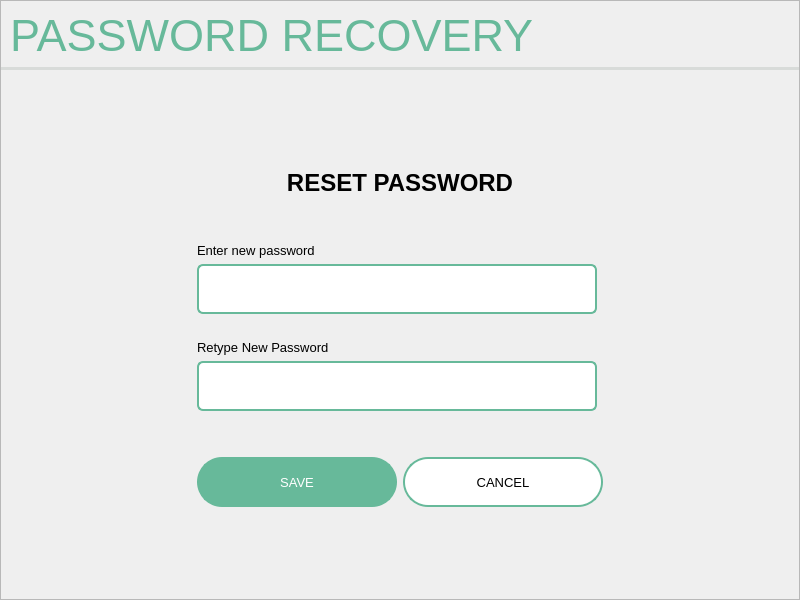
<?xml version="1.0" encoding="UTF-8"?>
<ui version="4.0">
 <class>MainWindow</class>
 <widget class="QMainWindow" name="MainWindow">
  <property name="geometry">
   <rect>
    <x>0</x>
    <y>0</y>
    <width>800</width>
    <height>600</height>
   </rect>
  </property>
  <property name="windowTitle">
   <string>MainWindow</string>
  </property>
  <widget class="QWidget" name="centralwidget">
   <layout class="QHBoxLayout" name="horizontalLayout">
    <property name="leftMargin">
     <number>0</number>
    </property>
    <property name="topMargin">
     <number>0</number>
    </property>
    <property name="rightMargin">
     <number>0</number>
    </property>
    <property name="bottomMargin">
     <number>0</number>
    </property>
    <item>
     <widget class="QFrame" name="frame">
      <property name="frameShape">
       <enum>QFrame::StyledPanel</enum>
      </property>
      <property name="frameShadow">
       <enum>QFrame::Raised</enum>
      </property>
      <layout class="QVBoxLayout" name="verticalLayout_3">
       <property name="spacing">
        <number>7</number>
       </property>
       <property name="leftMargin">
        <number>0</number>
       </property>
       <property name="topMargin">
        <number>0</number>
       </property>
       <property name="rightMargin">
        <number>0</number>
       </property>
       <property name="bottomMargin">
        <number>0</number>
       </property>
       <item>
        <widget class="QWidget" name="header" native="true">
         <property name="styleSheet">
          <string notr="true">QWidget {
    border-bottom: 3px solid #D8DBD9; 
}
</string>
         </property>
         <layout class="QHBoxLayout" name="horizontalLayout_3">
          <item>
           <widget class="QLabel" name="headerLabel">
            <property name="font">
             <font>
              <pointsize>-1</pointsize>
             </font>
            </property>
            <property name="layoutDirection">
             <enum>Qt::LeftToRight</enum>
            </property>
            <property name="styleSheet">
             <string notr="true">QLabel {
    color: #67B99A;
    font-size: 45px;
}</string>
            </property>
            <property name="text">
             <string>PASSWORD RECOVERY</string>
            </property>
            <property name="scaledContents">
             <bool>false</bool>
            </property>
           </widget>
          </item>
         </layout>
        </widget>
       </item>
       <item>
        <spacer name="verticalSpacer_2">
         <property name="orientation">
          <enum>Qt::Vertical</enum>
         </property>
         <property name="sizeHint" stdset="0">
          <size>
           <width>20</width>
           <height>40</height>
          </size>
         </property>
        </spacer>
       </item>
       <item>
        <widget class="QWidget" name="widget" native="true">
         <layout class="QHBoxLayout" name="horizontalLayout_4">
          <item>
           <spacer name="horizontalSpacer_2">
            <property name="orientation">
             <enum>Qt::Horizontal</enum>
            </property>
            <property name="sizeHint" stdset="0">
             <size>
              <width>40</width>
              <height>20</height>
             </size>
            </property>
           </spacer>
          </item>
          <item>
           <widget class="QWidget" name="mainContent" native="true">
            <property name="sizePolicy">
             <sizepolicy hsizetype="Fixed" vsizetype="Fixed">
              <horstretch>0</horstretch>
              <verstretch>0</verstretch>
             </sizepolicy>
            </property>
            <layout class="QVBoxLayout" name="verticalLayout_2">
             <item>
              <widget class="QLabel" name="mainLabel">
               <property name="font">
                <font>
                 <pointsize>18</pointsize>
                 <bold>true</bold>
                </font>
               </property>
               <property name="text">
                <string>RESET PASSWORD</string>
               </property>
               <property name="alignment">
                <set>Qt::AlignCenter</set>
               </property>
              </widget>
             </item>
             <item>
              <spacer name="verticalSpacer_3">
               <property name="orientation">
                <enum>Qt::Vertical</enum>
               </property>
               <property name="sizeHint" stdset="0">
                <size>
                 <width>20</width>
                 <height>40</height>
                </size>
               </property>
              </spacer>
             </item>
             <item>
              <widget class="QLabel" name="pwLabel">
               <property name="font">
                <font>
                 <pointsize>10</pointsize>
                </font>
               </property>
               <property name="text">
                <string>Enter new password</string>
               </property>
              </widget>
             </item>
             <item>
              <widget class="QLineEdit" name="passwordFIELD">
               <property name="minimumSize">
                <size>
                 <width>400</width>
                 <height>50</height>
                </size>
               </property>
               <property name="maximumSize">
                <size>
                 <width>400</width>
                 <height>50</height>
                </size>
               </property>
               <property name="styleSheet">
                <string notr="true">QLineEdit {
    padding: 5px;
    border: 2px solid #67B99A;
    border-radius: 6px;
    background-color: #FFFFFF;
    selection-background-color: darkgray;
}</string>
               </property>
              </widget>
             </item>
             <item>
              <spacer name="verticalSpacer_5">
               <property name="orientation">
                <enum>Qt::Vertical</enum>
               </property>
               <property name="sizeHint" stdset="0">
                <size>
                 <width>20</width>
                 <height>20</height>
                </size>
               </property>
              </spacer>
             </item>
             <item>
              <widget class="QLabel" name="retypeLabel">
               <property name="font">
                <font>
                 <pointsize>10</pointsize>
                </font>
               </property>
               <property name="text">
                <string>Retype New Password</string>
               </property>
              </widget>
             </item>
             <item>
              <widget class="QLineEdit" name="retypeFIELD">
               <property name="minimumSize">
                <size>
                 <width>400</width>
                 <height>50</height>
                </size>
               </property>
               <property name="maximumSize">
                <size>
                 <width>400</width>
                 <height>50</height>
                </size>
               </property>
               <property name="styleSheet">
                <string notr="true">QLineEdit {
    padding: 5px;
    border: 2px solid #67B99A;
    border-radius: 6px;
    background-color: #FFFFFF;
    selection-background-color: darkgray;
}</string>
               </property>
              </widget>
             </item>
             <item>
              <spacer name="verticalSpacer_4">
               <property name="orientation">
                <enum>Qt::Vertical</enum>
               </property>
               <property name="sizeHint" stdset="0">
                <size>
                 <width>20</width>
                 <height>40</height>
                </size>
               </property>
              </spacer>
             </item>
             <item>
              <widget class="QWidget" name="buttonWidget" native="true">
               <layout class="QHBoxLayout" name="horizontalLayout_5">
                <property name="leftMargin">
                 <number>0</number>
                </property>
                <property name="topMargin">
                 <number>0</number>
                </property>
                <property name="rightMargin">
                 <number>0</number>
                </property>
                <property name="bottomMargin">
                 <number>0</number>
                </property>
                <item>
                 <widget class="QPushButton" name="saveBTN">
                  <property name="minimumSize">
                   <size>
                    <width>200</width>
                    <height>50</height>
                   </size>
                  </property>
                  <property name="maximumSize">
                   <size>
                    <width>200</width>
                    <height>50</height>
                   </size>
                  </property>
                  <property name="font">
                   <font>
                    <pointsize>10</pointsize>
                   </font>
                  </property>
                  <property name="styleSheet">
                   <string notr="true">QPushButton {
    background-color: #67B99A;
    color: white;
    border: 2px solid #67B99A;
    padding: 8px 16px;
    border-radius: 25px;
}
QPushButton:hover {
    background-color: #5CAE8B;
    border: 2px solid #5CAE8B;
}
QPushButton:pressed {
    background-color: #4D9C7F;
	border: 2px solid #4D9C7F;
}</string>
                  </property>
                  <property name="text">
                   <string>SAVE</string>
                  </property>
                 </widget>
                </item>
                <item>
                 <widget class="QPushButton" name="backBTN">
                  <property name="sizePolicy">
                   <sizepolicy hsizetype="Fixed" vsizetype="Fixed">
                    <horstretch>0</horstretch>
                    <verstretch>0</verstretch>
                   </sizepolicy>
                  </property>
                  <property name="minimumSize">
                   <size>
                    <width>200</width>
                    <height>50</height>
                   </size>
                  </property>
                  <property name="maximumSize">
                   <size>
                    <width>200</width>
                    <height>50</height>
                   </size>
                  </property>
                  <property name="font">
                   <font>
                    <pointsize>10</pointsize>
                   </font>
                  </property>
                  <property name="styleSheet">
                   <string notr="true">QPushButton {
    background-color: white;
    border: 2px solid #67B99A;
    color: black;
    padding: 8px 16px;
    border-radius: 25px;
}

QPushButton:hover {
    border: 2px solid #4D926D;
}

QPushButton:pressed {
	background-color: #F0F0F0;
	border: 2px solid #265C42;
}</string>
                  </property>
                  <property name="text">
                   <string>CANCEL</string>
                  </property>
                 </widget>
                </item>
               </layout>
              </widget>
             </item>
            </layout>
           </widget>
          </item>
          <item>
           <spacer name="horizontalSpacer_3">
            <property name="orientation">
             <enum>Qt::Horizontal</enum>
            </property>
            <property name="sizeHint" stdset="0">
             <size>
              <width>40</width>
              <height>20</height>
             </size>
            </property>
           </spacer>
          </item>
         </layout>
        </widget>
       </item>
       <item>
        <spacer name="verticalSpacer">
         <property name="orientation">
          <enum>Qt::Vertical</enum>
         </property>
         <property name="sizeHint" stdset="0">
          <size>
           <width>20</width>
           <height>40</height>
          </size>
         </property>
        </spacer>
       </item>
      </layout>
     </widget>
    </item>
   </layout>
  </widget>
 </widget>
 <resources/>
 <connections/>
</ui>
